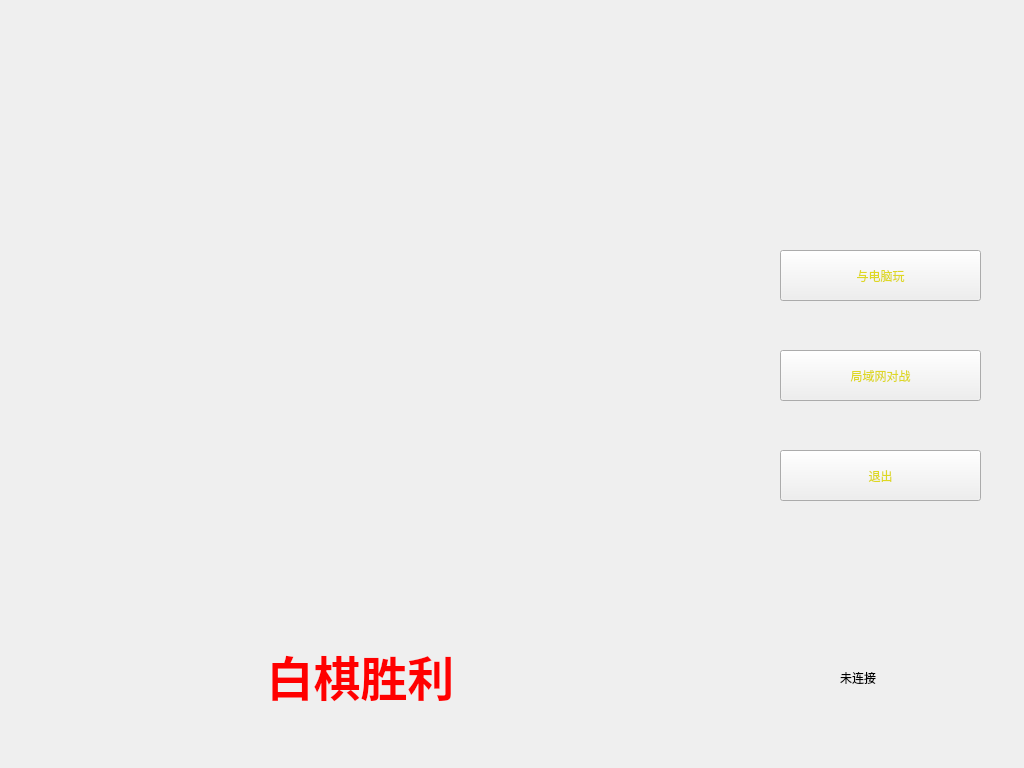
<?xml version="1.0" encoding="UTF-8"?>
<ui version="4.0">
 <class>MainWindow</class>
 <widget class="QMainWindow" name="MainWindow">
  <property name="geometry">
   <rect>
    <x>0</x>
    <y>0</y>
    <width>1024</width>
    <height>768</height>
   </rect>
  </property>
  <property name="windowTitle">
   <string>MainWindow</string>
  </property>
  <property name="styleSheet">
   <string notr="true">QPushButton
{	
	
	color: rgb(222, 216, 35);
	border-image: url(:/image/image/button.png);
}
QPushButton:hover
{
	
	border-image: url(:/image/image/button_hover.png);
}
QPushButton:pressed
{
border-image: url(:/image/image/button_pressed.png);
}</string>
  </property>
  <widget class="QWidget" name="centralWidget">
   <widget class="QWidget" name="menu_buttons" native="true">
    <property name="enabled">
     <bool>true</bool>
    </property>
    <property name="geometry">
     <rect>
      <x>760</x>
      <y>20</y>
      <width>230</width>
      <height>700</height>
     </rect>
    </property>
    <widget class="QPushButton" name="exit">
     <property name="enabled">
      <bool>true</bool>
     </property>
     <property name="geometry">
      <rect>
       <x>20</x>
       <y>430</y>
       <width>201</width>
       <height>51</height>
      </rect>
     </property>
     <property name="text">
      <string>退出</string>
     </property>
    </widget>
    <widget class="QPushButton" name="playWithCom">
     <property name="enabled">
      <bool>true</bool>
     </property>
     <property name="geometry">
      <rect>
       <x>20</x>
       <y>230</y>
       <width>201</width>
       <height>51</height>
      </rect>
     </property>
     <property name="styleSheet">
      <string notr="true"/>
     </property>
     <property name="text">
      <string>与电脑玩</string>
     </property>
    </widget>
    <widget class="QPushButton" name="playWithHum">
     <property name="geometry">
      <rect>
       <x>20</x>
       <y>330</y>
       <width>201</width>
       <height>51</height>
      </rect>
     </property>
     <property name="text">
      <string>局域网对战</string>
     </property>
    </widget>
    <widget class="QLabel" name="status">
     <property name="geometry">
      <rect>
       <x>80</x>
       <y>650</y>
       <width>72</width>
       <height>15</height>
      </rect>
     </property>
     <property name="text">
      <string>未连接</string>
     </property>
    </widget>
    <widget class="QLabel" name="role">
     <property name="geometry">
      <rect>
       <x>40</x>
       <y>40</y>
       <width>141</width>
       <height>16</height>
      </rect>
     </property>
     <property name="text">
      <string/>
     </property>
    </widget>
   </widget>
   <widget class="QLabel" name="winner">
    <property name="enabled">
     <bool>true</bool>
    </property>
    <property name="geometry">
     <rect>
      <x>240</x>
      <y>640</y>
      <width>241</width>
      <height>71</height>
     </rect>
    </property>
    <property name="sizePolicy">
     <sizepolicy hsizetype="Expanding" vsizetype="Expanding">
      <horstretch>0</horstretch>
      <verstretch>0</verstretch>
     </sizepolicy>
    </property>
    <property name="palette">
     <palette>
      <active>
       <colorrole role="WindowText">
        <brush brushstyle="SolidPattern">
         <color alpha="255">
          <red>244</red>
          <green>80</green>
          <blue>255</blue>
         </color>
        </brush>
       </colorrole>
      </active>
      <inactive>
       <colorrole role="WindowText">
        <brush brushstyle="SolidPattern">
         <color alpha="255">
          <red>244</red>
          <green>80</green>
          <blue>255</blue>
         </color>
        </brush>
       </colorrole>
      </inactive>
      <disabled>
       <colorrole role="WindowText">
        <brush brushstyle="SolidPattern">
         <color alpha="255">
          <red>120</red>
          <green>120</green>
          <blue>120</blue>
         </color>
        </brush>
       </colorrole>
      </disabled>
     </palette>
    </property>
    <property name="font">
     <font>
      <family>楷体</family>
      <pointsize>35</pointsize>
      <weight>75</weight>
      <bold>true</bold>
      <stylestrategy>PreferDefault</stylestrategy>
     </font>
    </property>
    <property name="mouseTracking">
     <bool>true</bool>
    </property>
    <property name="layoutDirection">
     <enum>Qt::LeftToRight</enum>
    </property>
    <property name="lineWidth">
     <number>0</number>
    </property>
    <property name="text">
     <string>&lt;html&gt;&lt;head/&gt;&lt;body&gt;&lt;p&gt;&lt;span style=&quot; color:#ff0000;&quot;&gt;白棋胜利&lt;/span&gt;&lt;/p&gt;&lt;/body&gt;&lt;/html&gt;</string>
    </property>
    <property name="textFormat">
     <enum>Qt::AutoText</enum>
    </property>
    <property name="scaledContents">
     <bool>false</bool>
    </property>
    <property name="alignment">
     <set>Qt::AlignCenter</set>
    </property>
    <property name="wordWrap">
     <bool>false</bool>
    </property>
    <property name="openExternalLinks">
     <bool>false</bool>
    </property>
   </widget>
   <zorder>winner</zorder>
   <zorder>menu_buttons</zorder>
  </widget>
 </widget>
 <layoutdefault spacing="6" margin="11"/>
 <resources/>
 <connections/>
</ui>
